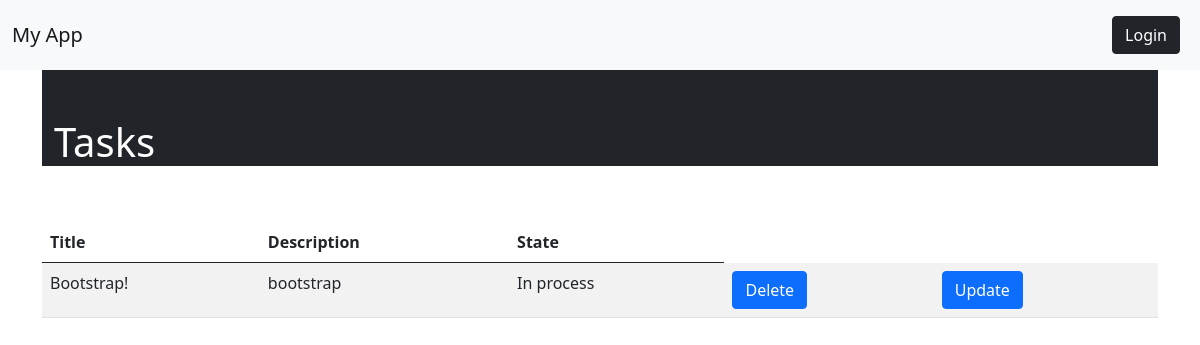
The page /polls/index on the database as committed earlier.
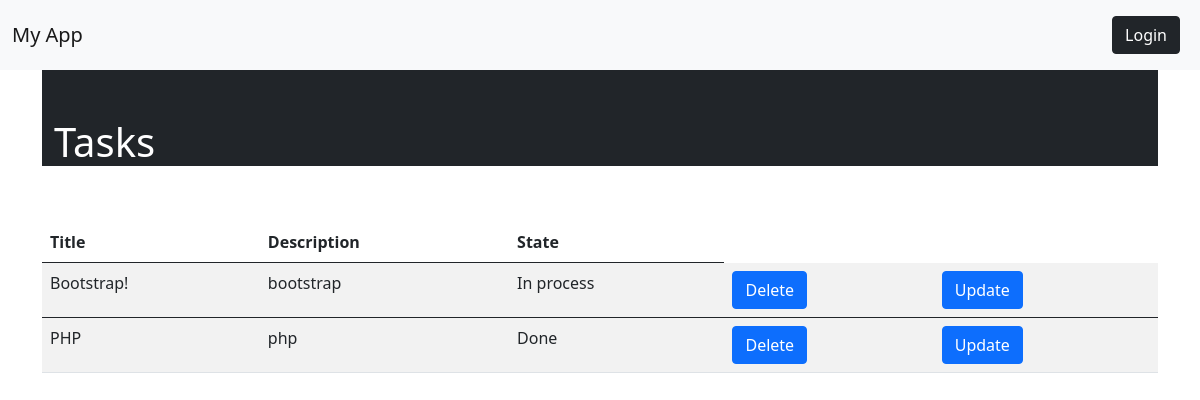
The same page on the database as committed later.
### polls/models.py (models this page shows)
class Task(models.Model):
    class StateChoices(models.TextChoices):
        TO_START = "to_start", "to_start"
        IN_PROGRESS = "In process", "In process"
        DONE = "Done", "Done"
    title = models.CharField(max_length=15)
    description = models.TextField("Description")
    user_ref = models.ForeignKey(User, on_delete=models.CASCADE)
    state = models.CharField(max_length=20, choices=StateChoices.choices, default=StateChoices.TO_START)

### polls/views.py (the view)
# urls.py: path("index", views.list_tasks, name="list_tasks"),
def list_tasks(request):
    tasks = Task.objects.filter(user_ref=request.user.id)
    return render(request, "list_tasks.html", {'tasks': tasks})

### polls/templates/list_tasks.html
{% extends 'navigation.html' %}
{% block content %}
        <div class="container bg-dark text-white pt-5">
        <h1>Tasks</h1>
        </div>
        <div class="table-responsive-md pt-5">
        <table class="table table-striped">
            <thead>
                <tr>
                    <th>Title</th>
                    <th>Description</th>
                    <th>State</th>
                </tr>
            </thead>
        {% for task in tasks %}
            <tbody>
                <tr>
                    <td>{{ task.title }}</td>
                    <td>{{ task.description }}</td>
                    <td>{{ task.state }}</td>
                    <td><a href="{% url 'delete_tasks' task.id %}" class="btn btn-primary">Delete</a></td>
                    <td><a href="{% url 'update_tasks' task.id %}" class="btn btn-primary">Update</a></td>
                </tr>
            </tbody>
            {% endfor %}
        </table>
{% endblock %}

### polls/templates/navigation.html (shortened to what this page needs)
<!DOCTYPE html>
<html lang="en">
<head>
    <link href="https://cdn.jsdelivr.net/npm/bootstrap@5.0.2/dist/css/bootstrap.min.css" rel="stylesheet">
</head>
<body>
    <nav class="navbar navbar-expand-sm bg-light navbar-light">
        <div class="container-fluid">
            {% if user.is_authenticated %}
            <div class="dropdown">
                <button class="navbar-brand border-0 bg-transparent" id="avatarButton">
                    <svg xmlns="http://www.w3.org/2000/svg" width="32" height="32" fill="currentColor" class="bi bi-person-circle" viewBox="0 0 16 16">
                        <path d="M11 6a3 3 0 1 1-6 0 3 3 0 0 1 6 0"/>
                        <path fill-rule="evenodd" d="M0 8a8 8 0 1 1 16 0A8 8 0 0 1 0 8m8-7a7 7 0 0 0-5.468 11.37C3.242 11.226 4.805 10 8 10s4.757 1.225 5.468 2.37A7 7 0 0 0 8 1"/>
                    </svg>
                </button>
                <ul class="dropdown-menu" aria-labelledby="avatarButton">
                    <label class="ms-3">
                        Hello, {{ user.username }}
                    </label>
                    <li><a class="dropdown-item" href="#">Profile</a></li>
                    <li><a class="dropdown-item" href="#">Settings</a></li>
                    <li><hr class="dropdown-divider"></li>
                    <li><form action="{% url 'logout' %}" method="post">
                        {% csrf_token %}
                        <button type="submit" class="btn btn-dark text-white ms-3">Log Out</button>
                      </form></li>
                </ul>
            </div>
            {% else %}
            <a class="navbar-brand">My App</a>
            {% endif %}
            <ul class="navbar-nav">
                {% if not user.is_authenticated %}
                <li class="nav-item"><a class="nav-link" href="{% url 'login' %}"><button class="btn btn-dark">Login</button></a></li>
                {% else %}
                <li class="nav-item"><a class="nav-link" href="{% url 'create_task' %}"><button class="btn btn-dark">Create a task</button></a></li>
                <li class="nav-item"><a class="nav-link" href="{% url 'list_tasks' %}"><button class="btn btn-dark">View tasks</button></a></li>
                {% endif %}
            </ul>
        </div>
    </nav>
    <div class="container">
        {% block content %}{% endblock %}
    </div>
</body>
</html>

Rows that differ between the two databases and show on the page:
added Task: title "PHP", description "php", state "Done"
